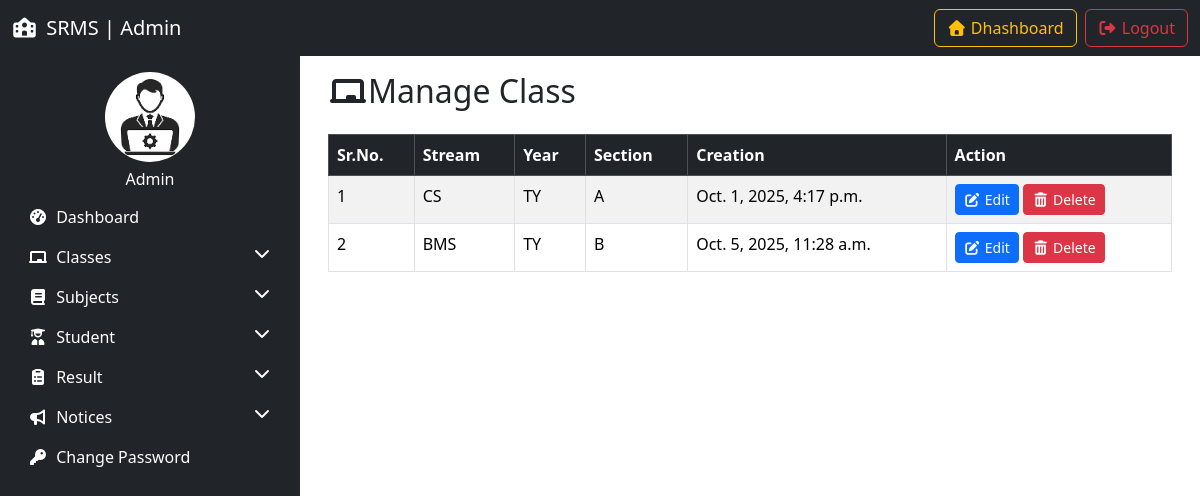
The app's page /manage_classes/ (signed in), older data.
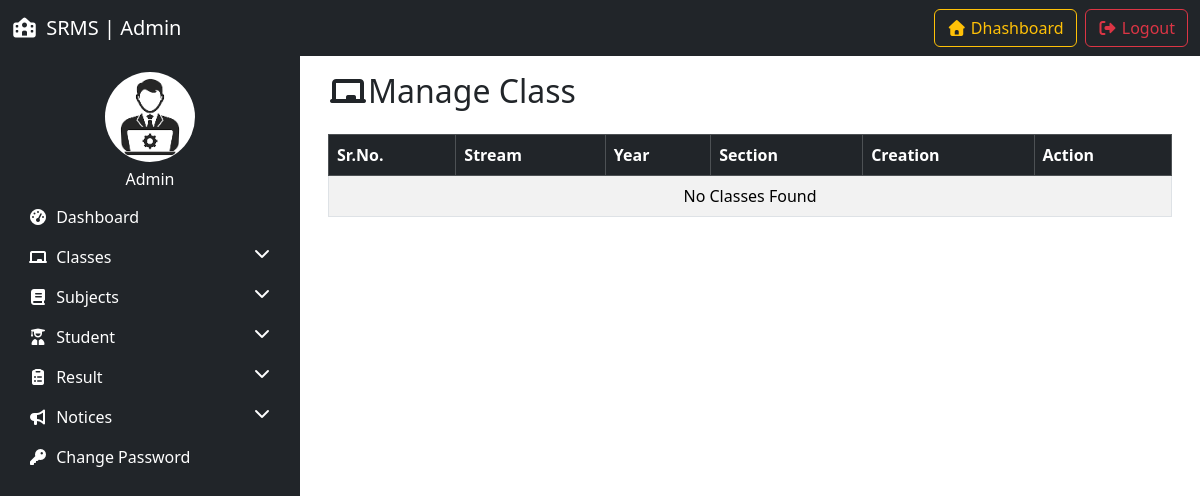
The same page, newer data.
### resultapp/models.py (models this page shows, shortened)
class Studentclass(models.Model):
    streamName = models.CharField(max_length=100)
    yearStream = models.CharField(max_length=100)
    section = models.CharField(max_length=10)
    creation_date = models.DateTimeField(auto_now_add=True)
    updation_date = models.DateTimeField(auto_now=True)

### resultapp/views.py (the view, shortened to what this page needs)
# urls.py: path('manage_classes/',manage_classes, name='manage_classes'),
@login_required
def manage_classes(request):
    classes = Studentclass.objects.all()
    return render(request,'manage_classes.html', locals())

### resultapp/templates/manage_classes.html (shortened to what this page needs)
{% extends 'admin_base.html' %}
{% load static %}
{% block content %}
<div class="container">
    <h2 class="mb-4"><i class="fas fa-chalkboard"></i>Manage Class</h2>
    <table class="table table-bordered table-striped">
        <thead class="table-dark">
            <tr>
                <th>Sr.No.</th>
                <th>Stream</th>
                <th>Year</th>
                <th>Section</th>
                <th>Creation</th>
                <th>Action</th>
            </tr>
        </thead>
        <tbody>
            {% for c in classes %}
             <tr>
                <td>{{forloop.counter}}</td>
                <td>{{c.streamName}}</td>
                <td>{{c.yearStream}}</td>
                <td>{{c.section}}</td>
                <td>{{c.creation_date}}</td>
                <td>
                    <a href="{% url 'edit_class' c.id %}" class="btn btn-sm btn-primary"><i class="fas fa-edit"></i> Edit</a>
                    <a href="?delete={{c.id}}" onclick="return confirm('Are you sure you want to delete this class?')" class="btn btn-sm btn-danger"><i class="fas fa-trash-alt"></i> Delete</a>
                </td>
            </tr>
            {% empty %}
            <tr>
                <td colspan="6" class="text-center">No Classes Found</td>
            </tr>
            {% endfor %}
        </tbody>
    </table>
</div>
{% endblock %}

Row changes from the older to the newer data that the page shows:
removed Studentclass: streamName "CS", yearStream "TY", section "A", creation_date "Oct. 1, 2025, 4:17 p.m."
removed Studentclass: streamName "BMS", yearStream "TY", section "B", creation_date "Oct. 5, 2025, 11:28 a.m."
Text that changed along with them:
text now shown: "No Classes Found"
